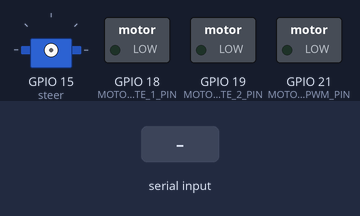
A program run on a simulated ESP32. On the bench: servo, switched loads named in the program (green lamp = pin HIGH). Inputs (shaded band) come from the test bench. WiFi joins after 1.5 s; servers stay silent unless stated; what the program prints to the serial monitor is not drawn.

Above: at 0.1 s.
At 3.9 s:
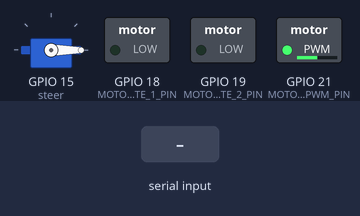
4.0 s: "90,45\n" received over the second serial link
5.5 s: "5\n" received over the second serial link
Timing chart, 0 to 8.5 s (numbered marks = the images above; inputs shaded):
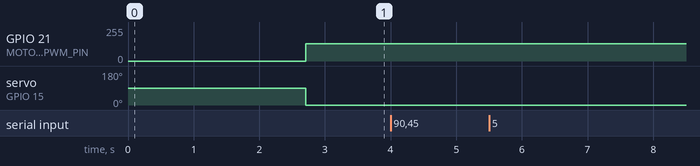

The program:

main.cpp
```cpp
#include <Arduino.h>
#include <HardwareSerial.h>
#include <ESP32Servo.h>
#include <Wire.h>

#include "network.hpp"

  /* ==================================================================
   *                        Definition
   ==================================================================*/

// ========== Start robot parameters ==========
// Control parameters
static int8_t speed;
static int steeringAngle;

// Sensor signals
static uint8_t signal_ir1 = 1;
static uint8_t signal_ir2 = 1;
static uint8_t signal_ir3 = 1;
static uint8_t signal_ir4 = 1;
static uint8_t signal_ir5 = 1;
static uint16_t signal_ultrasonic1 = 0;
static uint16_t signal_ultrasonic2 = 0;
static uint16_t signal_ultrasonic3 = 0;
static int16_t signal_accel_x = 0;
static int16_t signal_accel_y = 0;
static int16_t signal_accel_z = 0;
static int16_t signal_gyro_x = 0;
static int16_t signal_gyro_y = 0;
static int16_t signal_gyro_z = 0;
volatile long signal_encoder_count = 0;
static long last_encoder_count = 0;
static float calculatedSpeed = 0;


// ========== End robot parameters ==========

// Network parameters
static const char* ssid     = "COCO 2261";
static const char* password = "1t6#6Y11";
static const char* server = "192.168.2.6";
static const uint16_t port = 48561;

static char network_buffer[50];
char network_buffer_index[100];

  /* ==================================================================
   *                        Configuration
   ==================================================================*/

// UART parameters
#define UART_RX_PIN 17
#define UART_TX_PIN 16
#define UART_BAUDRATE 115200

HardwareSerial SerialESP(2);

// Encoder parameters
#define ENCODER_A_1_PIN 18
#define ENCODER_A_2_PIN 19
#define ENCODER_B_1_PIN 23
#define ENCODER_B_1_PIN 22

// DC motor parameters
#define MOTOR_PWM_PIN 21
#define MOTOR_GATE_1_PIN 18
#define MOTOR_GATE_2_PIN 19

// Servo parameters
Servo steer;

void setup() {
  /* ==================================================================
   *                            Configuration
   ==================================================================*/

  // UART configuration
  SerialESP.begin(UART_BAUDRATE, SERIAL_8N1, UART_RX_PIN, UART_TX_PIN);
  Serial.begin(115200);


  // Wifi configuration
  Serial.println("Start season...");
  while(!network_status_networkConnected())
  {
    Serial.println("Connecting to WiFi...");
    network_connectNetwork(ssid, password);
    delay(1000);
  }
    while (!network_status_serverConnected()) {
    Serial.println("Connecting to Server...");
    if (!network_connectServer(server, port))
    { // 5s timeout
      Serial.println("TCP failed, retrying...");
    }
    delay(500);
    }
  Serial.println("Successfully connected to WiFi and Server");

  // DC motor configuration
  pinMode(MOTOR_PWM_PIN, OUTPUT);
  pinMode(MOTOR_GATE_1_PIN, OUTPUT);
  pinMode(MOTOR_GATE_2_PIN, OUTPUT);

  // Servo configuration
  steer.attach(15);  // Attach servo to GPIO 22
}

void loop()
{
  /* ==================================================================
   *                        Sensor Signal Acquisition
   ==================================================================*/

    // UART communication to read sensor data
      // 1. Send request to sensor node
    SerialESP.print("G\n");

    // 2. Read the response with timeout
    if (SerialESP.available()) {
      // Read incoming data
      SerialESP.setTimeout(50);
      String sensorData = SerialESP.readStringUntil('\n');
      // Serial.print("Received from UART: ");
      Serial.println(sensorData);

      // Parse sensor data (assuming CSV format: ir1,ir2,ir3,ir4,ir5,ultrasonic1,ultrasonic2,ultrasonic3,accel_x,accel_y,accel_z,gyro_x,gyro_y,gyro_z,encoder_count)
      sscanf(sensorData.c_str(), "%d,%d,%d,%d,%d,%.3f,%.3f,%.3f,%d,%d,%d,%d,%d,%d,%ld",
            &signal_ir1, &signal_ir2, &signal_ir3, &signal_ir4, &signal_ir5,
            &signal_ultrasonic1, &signal_ultrasonic2, &signal_ultrasonic3,
            &signal_accel_x, &signal_accel_y, &signal_accel_z,
            &signal_gyro_x, &signal_gyro_y, &signal_gyro_z);

      // Debug print parsed values
              // Serial.print("IR Signals: ");
              // Serial.print(signal_ir1); Serial.print(", ");
              // Serial.print(signal_ir2); Serial.print(", ");
              // Serial.print(signal_ir3); Serial.print(", ");
              // Serial.print(signal_ir4); Serial.print(", ");
              // Serial.println(signal_ir5);

              // Serial.print("Ultrasonic Signals: ");
              // Serial.print(signal_ultrasonic1); Serial.print(", ");
              // Serial.print(signal_ultrasonic2); Serial.print(", ");
              // Serial.println(signal_ultrasonic3);
    }
    // Read encoders


    /* ==================================================================
    *                        Network communication
    ==================================================================*/
    // Send signal to server
    Serial.println("\nSending data to server");

    int n = snprintf(network_buffer_index, sizeof(network_buffer_index),
      "%d %d %d %d %d %.3f %.3f %.3f %d %d %d %d %d %d %d",
      signal_ir1, signal_ir2, signal_ir3, signal_ir4, signal_ir5,
      signal_ultrasonic1, signal_ultrasonic2, signal_ultrasonic3,
      signal_accel_x, signal_accel_y, signal_accel_z,
      signal_gyro_x, signal_gyro_y, signal_gyro_z,signal_encoder_count);

    if((size_t)n >= sizeof(network_buffer_index)) // If the buffer is overflowed
    {
      network_send_line(network_buffer_index, server,port);
    }
    else
    {
      Serial.println("Network buffer overflow, data not sent");
    }

    // Read commands from server
    if(network_status_dataAvailable())
    {
      if (network_read_data(network_buffer, sizeof(network_buffer), '\n', 10) > 0)
      {
        Serial.println("Data available from server");
        // Process received data and update control parameters
        Serial.print("Received from server: ");


        // Extract data from data frame buffer
        // | 1 byte |     4 bytes     |
        // | speed  |  steeringAngle  |
        // Bytes are little-endian int32 then 1-byte trailer:
        speed = (int8_t)network_buffer[0];
        memcpy(&steeringAngle, network_buffer+1, 2);        // little-endian on ESP32 too

        Serial.printf("speed=%ld, trailer=%u\n",speed, steeringAngle);
        Serial.print("Updated speed: ");
        Serial.println(speed);
        Serial.print("Updated steeringAngle: ");
        Serial.println(steeringAngle);
      }
    }


    /* ==================================================================
    *                        Control Actuators
    ==================================================================*/

    // Control DC motors
    // Map speed (-128 to 127) to PWM value (0 to 255)
    analogWrite(MOTOR_PWM_PIN, map(abs(speed), -128, 127, 0, 255));
    if (speed > 0) {
      digitalWrite(MOTOR_GATE_1_PIN, HIGH);
      digitalWrite(MOTOR_GATE_2_PIN, LOW);
    } else if (speed < 0) {
      digitalWrite(MOTOR_GATE_1_PIN, LOW);
      digitalWrite(MOTOR_GATE_2_PIN, HIGH);
    } else {
      digitalWrite(MOTOR_GATE_1_PIN, LOW);
      digitalWrite(MOTOR_GATE_2_PIN, LOW);
    }

    // Control servo
    int val = map(steeringAngle, 0, 1023, 0, 180);
    steer.write(val);
}
```
